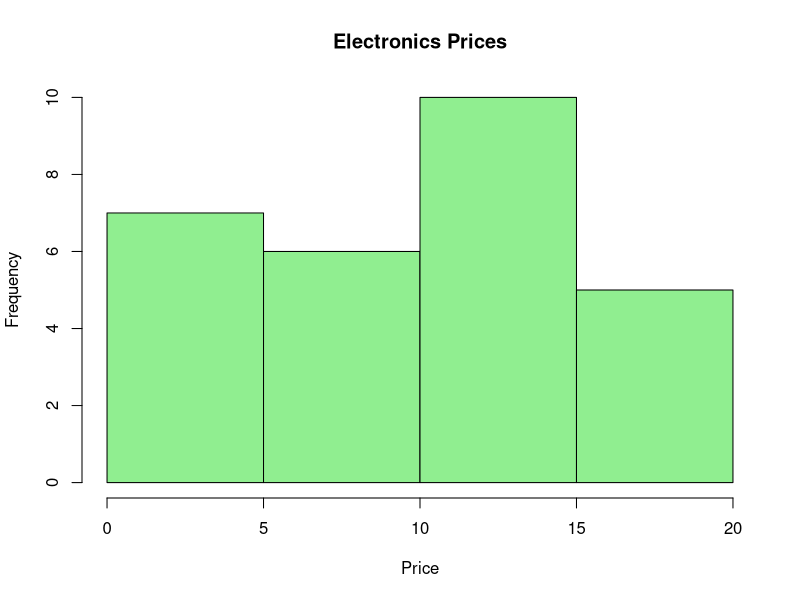

Here is the R script that generated this plot:
price <- c(1,1,5,5,5,5,5,8,8,
           10,10,10,10,12,14,14,14,
           15,15,15,15,15,15,
           18,18,18,18,18)

# Sort data
price <- sort(price)

# Divide into 3 equal-frequency bins
bins <- split(price, cut(seq_along(price),
                         breaks = 3, labels = FALSE))

print(bins)

# Smoothing by bin means
print(lapply(bins, function(b) rep(mean(b), length(b))))

# Histogram
hist(price, main = "Electronics Prices",
     xlab = "Price", col = "lightgreen")
